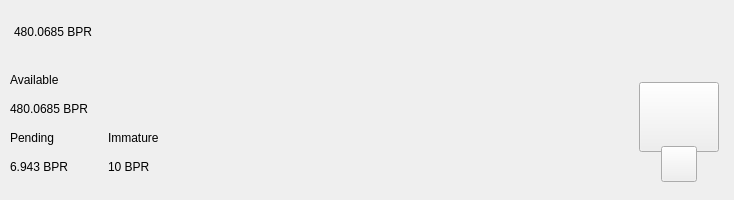
<?xml version="1.0" encoding="UTF-8"?>
<ui version="4.0">
 <class>TopBar</class>
 <widget class="QWidget" name="TopBar">
  <property name="geometry">
   <rect>
    <x>0</x>
    <y>0</y>
    <width>734</width>
    <height>200</height>
   </rect>
  </property>
  <property name="minimumSize">
   <size>
    <width>0</width>
    <height>200</height>
   </size>
  </property>
  <property name="maximumSize">
   <size>
    <width>16777215</width>
    <height>200</height>
   </size>
  </property>
  <property name="windowTitle">
   <string>Form</string>
  </property>
  <layout class="QVBoxLayout" name="verticalLayout_10" stretch="0">
   <property name="spacing">
    <number>0</number>
   </property>
   <property name="leftMargin">
    <number>0</number>
   </property>
   <property name="topMargin">
    <number>0</number>
   </property>
   <property name="rightMargin">
    <number>0</number>
   </property>
   <property name="bottomMargin">
    <number>0</number>
   </property>
   <item>
    <widget class="PFBorderImage" name="containerTop">
     <layout class="QVBoxLayout" name="verticalLayout_11">
      <property name="spacing">
       <number>0</number>
      </property>
      <property name="leftMargin">
       <number>0</number>
      </property>
      <property name="topMargin">
       <number>0</number>
      </property>
      <property name="rightMargin">
       <number>0</number>
      </property>
      <property name="bottomMargin">
       <number>0</number>
      </property>
      <item>
       <widget class="QWidget" name="top_container_2" native="true">
        <property name="minimumSize">
         <size>
          <width>0</width>
          <height>65</height>
         </size>
        </property>
        <layout class="QHBoxLayout" name="top_container">
         <property name="spacing">
          <number>0</number>
         </property>
         <property name="leftMargin">
          <number>14</number>
         </property>
         <property name="topMargin">
          <number>0</number>
         </property>
         <property name="rightMargin">
          <number>14</number>
         </property>
         <property name="bottomMargin">
          <number>0</number>
         </property>
         <item alignment="Qt::AlignVCenter">
          <widget class="QWidget" name="widgetTopAmount" native="true">
           <property name="sizePolicy">
            <sizepolicy hsizetype="Preferred" vsizetype="Maximum">
             <horstretch>0</horstretch>
             <verstretch>0</verstretch>
            </sizepolicy>
           </property>
           <layout class="QHBoxLayout" name="horizontalLayout_5">
            <property name="spacing">
             <number>0</number>
            </property>
            <property name="leftMargin">
             <number>0</number>
            </property>
            <property name="topMargin">
             <number>0</number>
            </property>
            <property name="rightMargin">
             <number>0</number>
            </property>
            <property name="bottomMargin">
             <number>0</number>
            </property>
            <item alignment="Qt::AlignTop">
             <widget class="QLabel" name="labelAmountTopBpr">
              <property name="minimumSize">
               <size>
                <width>0</width>
                <height>36</height>
               </size>
              </property>
              <property name="styleSheet">
               <string notr="true">padding:0px;margin:0px;</string>
              </property>
              <property name="text">
               <string notr="true">480.0685 BPR</string>
              </property>
             </widget>
            </item>
           </layout>
          </widget>
         </item>
         <item>
          <spacer name="horizontalSpacer">
           <property name="orientation">
            <enum>Qt::Horizontal</enum>
           </property>
           <property name="sizeHint" stdset="0">
            <size>
             <width>40</width>
             <height>20</height>
            </size>
           </property>
          </spacer>
         </item>
         <item>
          <layout class="QHBoxLayout" name="horizontalLayout_4">
           <property name="spacing">
            <number>12</number>
           </property>
           <property name="rightMargin">
            <number>0</number>
           </property>
           <item alignment="Qt::AlignRight">
            <widget class="QWidget" name="layoutSync" native="true">
             <property name="minimumSize">
              <size>
               <width>0</width>
               <height>36</height>
              </size>
             </property>
             <property name="maximumSize">
              <size>
               <width>16777215</width>
               <height>36</height>
              </size>
             </property>
             <layout class="QVBoxLayout" name="verticalLayout_9">
              <property name="leftMargin">
               <number>0</number>
              </property>
              <property name="topMargin">
               <number>0</number>
              </property>
              <property name="rightMargin">
               <number>0</number>
              </property>
              <property name="bottomMargin">
               <number>0</number>
              </property>
              <item>
               <widget class="ExpandableButton" name="pushButtonSync" native="true">
                <property name="minimumSize">
                 <size>
                  <width>36</width>
                  <height>36</height>
                 </size>
                </property>
                <property name="maximumSize">
                 <size>
                  <width>16777215</width>
                  <height>36</height>
                 </size>
                </property>
               </widget>
              </item>
             </layout>
            </widget>
           </item>
           <item>
            <widget class="ExpandableButton" name="pushButtonHDUpgrade" native="true">
             <property name="minimumSize">
              <size>
               <width>36</width>
               <height>36</height>
              </size>
             </property>
            </widget>
           </item>
           <item>
            <widget class="ExpandableButton" name="pushButtonStack" native="true">
             <property name="minimumSize">
              <size>
               <width>36</width>
               <height>36</height>
              </size>
             </property>
            </widget>
           </item>
           <item>
            <widget class="ExpandableButton" name="pushButtonColdStaking" native="true">
             <property name="minimumSize">
              <size>
               <width>36</width>
               <height>36</height>
              </size>
             </property>
            </widget>
           </item>
           <item>
            <widget class="ExpandableButton" name="pushButtonConnection" native="true">
             <property name="minimumSize">
              <size>
               <width>36</width>
               <height>36</height>
              </size>
             </property>
            </widget>
           </item>
           <item>
            <widget class="ExpandableButton" name="pushButtonTor" native="true">
             <property name="minimumSize">
              <size>
               <width>36</width>
               <height>36</height>
              </size>
             </property>
            </widget>
           </item>
           <item>
            <widget class="ExpandableButton" name="pushButtonLock" native="true">
             <property name="sizePolicy">
              <sizepolicy hsizetype="Expanding" vsizetype="Expanding">
               <horstretch>0</horstretch>
               <verstretch>0</verstretch>
              </sizepolicy>
             </property>
             <property name="minimumSize">
              <size>
               <width>36</width>
               <height>0</height>
              </size>
             </property>
            </widget>
           </item>
           <item>
            <widget class="ExpandableButton" name="pushButtonTheme" native="true">
             <property name="minimumSize">
              <size>
               <width>36</width>
               <height>36</height>
              </size>
             </property>
             <property name="maximumSize">
              <size>
               <width>16777215</width>
               <height>36</height>
              </size>
             </property>
            </widget>
           </item>
           <item>
            <widget class="ExpandableButton" name="pushButtonFAQ" native="true">
             <property name="minimumSize">
              <size>
               <width>36</width>
               <height>36</height>
              </size>
             </property>
            </widget>
           </item>
          </layout>
         </item>
        </layout>
       </widget>
      </item>
      <item>
       <widget class="QWidget" name="bottom_container" native="true">
        <property name="minimumSize">
         <size>
          <width>0</width>
          <height>135</height>
         </size>
        </property>
        <layout class="QHBoxLayout" name="botton_container">
         <property name="leftMargin">
          <number>10</number>
         </property>
         <property name="topMargin">
          <number>0</number>
         </property>
         <property name="rightMargin">
          <number>10</number>
         </property>
         <property name="bottomMargin">
          <number>10</number>
         </property>
         <item>
          <layout class="QHBoxLayout" name="horizontalLayout_3">
           <property name="bottomMargin">
            <number>9</number>
           </property>
           <item>
            <layout class="QVBoxLayout" name="verticalLayout_7">
             <property name="spacing">
              <number>0</number>
             </property>
             <property name="leftMargin">
              <number>0</number>
             </property>
             <property name="rightMargin">
              <number>30</number>
             </property>
             <item>
              <layout class="QVBoxLayout" name="verticalLayout_2">
               <item>
                <widget class="QLabel" name="labelTitle1">
                 <property name="text">
                  <string>Available</string>
                 </property>
                </widget>
               </item>
               <item>
                <widget class="QLabel" name="labelAmountBpr">
                 <property name="text">
                  <string notr="true">480.0685 BPR</string>
                 </property>
                </widget>
               </item>
              </layout>
             </item>
             <item>
              <layout class="QHBoxLayout" name="horizontalLayout_2">
               <property name="spacing">
                <number>0</number>
               </property>
               <item>
                <layout class="QVBoxLayout" name="verticalLayout_3">
                 <item>
                  <widget class="QLabel" name="labelTitle3">
                   <property name="text">
                    <string>Pending</string>
                   </property>
                  </widget>
                 </item>
                 <item>
                  <widget class="QLabel" name="labelPendingBpr">
                   <property name="text">
                    <string notr="true">6.943 BPR</string>
                   </property>
                  </widget>
                 </item>
                </layout>
               </item>
               <item>
                <spacer name="horizontalSpacer_3">
                 <property name="orientation">
                  <enum>Qt::Horizontal</enum>
                 </property>
                 <property name="sizeType">
                  <enum>QSizePolicy::Fixed</enum>
                 </property>
                 <property name="sizeHint" stdset="0">
                  <size>
                   <width>40</width>
                   <height>20</height>
                  </size>
                 </property>
                </spacer>
               </item>
               <item>
                <layout class="QVBoxLayout" name="verticalLayout_4">
                 <item>
                  <widget class="QLabel" name="labelTitle4">
                   <property name="text">
                    <string>Immature</string>
                   </property>
                  </widget>
                 </item>
                 <item>
                  <widget class="QLabel" name="labelImmatureBpr">
                   <property name="text">
                    <string notr="true">10 BPR</string>
                   </property>
                  </widget>
                 </item>
                </layout>
               </item>
              </layout>
             </item>
            </layout>
           </item>
          </layout>
         </item>
         <item>
          <spacer name="horizontalSpacer_2">
           <property name="orientation">
            <enum>Qt::Horizontal</enum>
           </property>
           <property name="sizeHint" stdset="0">
            <size>
             <width>40</width>
             <height>20</height>
            </size>
           </property>
          </spacer>
         </item>
         <item alignment="Qt::AlignHCenter|Qt::AlignVCenter">
          <widget class="QWidget" name="qrContainer" native="true">
           <property name="sizePolicy">
            <sizepolicy hsizetype="Preferred" vsizetype="Minimum">
             <horstretch>0</horstretch>
             <verstretch>0</verstretch>
            </sizepolicy>
           </property>
           <property name="minimumSize">
            <size>
             <width>90</width>
             <height>110</height>
            </size>
           </property>
           <property name="maximumSize">
            <size>
             <width>90</width>
             <height>110</height>
            </size>
           </property>
           <layout class="QVBoxLayout" name="containerQR">
            <property name="spacing">
             <number>0</number>
            </property>
            <property name="leftMargin">
             <number>5</number>
            </property>
            <property name="topMargin">
             <number>10</number>
            </property>
            <property name="rightMargin">
             <number>5</number>
            </property>
            <property name="bottomMargin">
             <number>0</number>
            </property>
            <item>
             <widget class="QPushButton" name="btnQr">
              <property name="minimumSize">
               <size>
                <width>70</width>
                <height>70</height>
               </size>
              </property>
              <property name="maximumSize">
               <size>
                <width>16777215</width>
                <height>70</height>
               </size>
              </property>
              <property name="focusPolicy">
               <enum>Qt::NoFocus</enum>
              </property>
              <property name="text">
               <string/>
              </property>
              <property name="iconSize">
               <size>
                <width>70</width>
                <height>70</height>
               </size>
              </property>
             </widget>
            </item>
            <item>
             <spacer name="verticalSpacer">
              <property name="orientation">
               <enum>Qt::Vertical</enum>
              </property>
              <property name="sizeType">
               <enum>QSizePolicy::Fixed</enum>
              </property>
              <property name="sizeHint" stdset="0">
               <size>
                <width>20</width>
                <height>20</height>
               </size>
              </property>
             </spacer>
            </item>
            <item alignment="Qt::AlignHCenter|Qt::AlignBottom">
             <widget class="QPushButton" name="pushButtonQR">
              <property name="minimumSize">
               <size>
                <width>36</width>
                <height>36</height>
               </size>
              </property>
              <property name="maximumSize">
               <size>
                <width>36</width>
                <height>36</height>
               </size>
              </property>
              <property name="focusPolicy">
               <enum>Qt::NoFocus</enum>
              </property>
              <property name="text">
               <string/>
              </property>
             </widget>
            </item>
           </layout>
          </widget>
         </item>
        </layout>
       </widget>
      </item>
     </layout>
    </widget>
   </item>
  </layout>
 </widget>
 <customwidgets>
  <customwidget>
   <class>ExpandableButton</class>
   <extends>QWidget</extends>
   <header>qt/Sombe/expandablebutton.h</header>
   <container>1</container>
  </customwidget>
  <customwidget>
   <class>PFBorderImage</class>
   <extends>QFrame</extends>
   <header>qt/Sombe/pfborderimage.h</header>
   <container>1</container>
  </customwidget>
 </customwidgets>
 <resources/>
 <connections/>
</ui>
